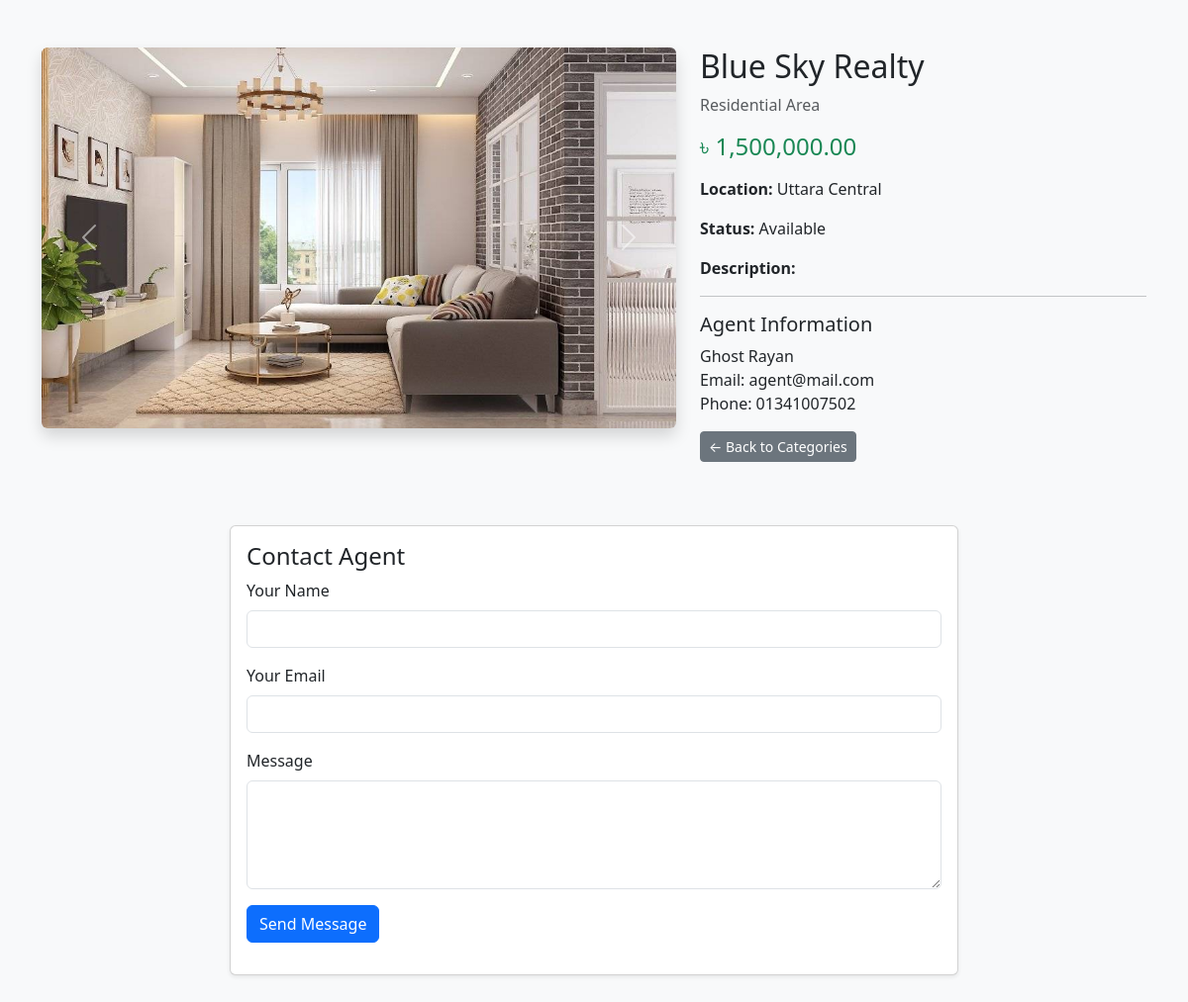
The app's page /property_detail.php?id=13 with its own data.
### tables this page shows
CREATE TABLE `property_photos` (
  `id` int(11) NOT NULL,
  `property_id` int(11) NOT NULL,
  `photo` varchar(255) NOT NULL,
  `created_at` timestamp NOT NULL DEFAULT current_timestamp()
);

CREATE TABLE `properties` (
  `id` int(11) NOT NULL,
  `category_id` int(11) DEFAULT NULL,
  `name` varchar(255) NOT NULL,
  `location` varchar(255) NOT NULL,
  `agent_id` int(11) DEFAULT NULL,
  `client_id` int(11) DEFAULT NULL,
  `price` decimal(12,2) NOT NULL,
  `photo` varchar(255) DEFAULT NULL,
  `status` enum('Available','Sold','Rented','Ongoing') DEFAULT 'Available',
  `description` text DEFAULT NULL,
  `created_at` timestamp NOT NULL DEFAULT current_timestamp()
);

CREATE TABLE `property_categories` (
  `id` int(11) NOT NULL,
  `name` varchar(150) NOT NULL,
  `description` text DEFAULT NULL,
  `photo` varchar(255) DEFAULT NULL,
  `created_at` timestamp NOT NULL DEFAULT current_timestamp()
);

CREATE TABLE `agents` (
  `id` int(11) NOT NULL,
  `name` varchar(255) NOT NULL,
  `email` varchar(255) NOT NULL,
  `phone` varchar(20) DEFAULT NULL,
  `photo` varchar(255) DEFAULT NULL,
  `trade_license` varchar(100) DEFAULT NULL,
  `document` varchar(255) DEFAULT NULL,
  `password` varchar(255) NOT NULL,
  `created_at` timestamp NOT NULL DEFAULT current_timestamp()
);

### property_detail.php (the view, shortened to what this page needs)
<?php
require_once __DIR__ . "/admin/partials/db.php";
$property_id = $_GET['id'] ?? null;
$stmt = $conn->prepare("
    SELECT p.*,
           c.name AS category_name,
           a.name AS agent_name,
           a.email AS agent_email,
           a.phone AS agent_phone
    FROM properties p
    LEFT JOIN property_categories c ON p.category_id = c.id
    LEFT JOIN agents a ON p.agent_id = a.id
    WHERE p.id = ? LIMIT 1
");
$stmt->execute([$property_id]);
$property = $stmt->fetch(PDO::FETCH_ASSOC);
$photosStmt = $conn->prepare("SELECT photo FROM property_photos WHERE property_id = ?");
$photosStmt->execute([$property_id]);
$photos = $photosStmt->fetchAll(PDO::FETCH_ASSOC);
?>
<!DOCTYPE html>
<html lang="en">
<head>
<link href="https://cdn.jsdelivr.net/npm/bootstrap@5.3.2/dist/css/bootstrap.min.css" rel="stylesheet">
</head>
<body class="bg-light">
<div class="container py-5">
    <div class="row">
        <div class="col-md-7">
            <?php if ($photos): ?>
                <div id="propertyCarousel" class="carousel slide shadow rounded" data-bs-ride="carousel">
                    <div class="carousel-inner">
                        <?php foreach ($photos as $index => $p): ?>
                            <div class="carousel-item <?= $index === 0 ? 'active' : '' ?>">
                                <img src="admin/uploads/<?= htmlspecialchars($p['photo']) ?>"
                                     class="d-block w-100 rounded" alt="Property Photo">
                            </div>
                        <?php endforeach; ?>
                    </div>
                    <button class="carousel-control-prev" type="button" data-bs-target="#propertyCarousel" data-bs-slide="prev">
                        <span class="carousel-control-prev-icon"></span>
                    </button>
                    <button class="carousel-control-next" type="button" data-bs-target="#propertyCarousel" data-bs-slide="next">
                        <span class="carousel-control-next-icon"></span>
                    </button>
                </div>
            <?php else: ?>
                <img src="https://via.placeholder.com/800x400?text=No+Image"
                     class="img-fluid rounded shadow" alt="No image">
            <?php endif; ?>
        </div>
        <div class="col-md-5">
            <h2><?= htmlspecialchars($property['name']) ?></h2>
            <p class="text-muted"><?= htmlspecialchars($property['category_name'] ?? "N/A") ?></p>
            <h4 class="text-success mb-3">৳ <?= number_format($property['price'], 2) ?></h4>
            <p><strong>Location:</strong> <?= htmlspecialchars($property['location']) ?></p>
            <p><strong>Status:</strong> <?= htmlspecialchars($property['status']) ?></p>
            <p><strong>Description:</strong><br><?= nl2br(htmlspecialchars($property['description'])) ?></p>
            <hr>
            <h5>Agent Information</h5>
            <p>
                <?= htmlspecialchars($property['agent_name'] ?? "N/A") ?><br>
                Email: <?= htmlspecialchars($property['agent_email'] ?? "N/A") ?><br>
                Phone: <?= htmlspecialchars($property['agent_phone'] ?? "N/A") ?>
            </p>
            <a href="categories.php" class="btn btn-secondary btn-sm mb-3">← Back to Categories</a>
        </div>
    </div>
    <div class="row mt-5">
        <div class="col-md-8 offset-md-2">
            <div class="card shadow-sm">
                <div class="card-body">
                    <h4>Contact Agent</h4>
                    <form id="contactForm">
                        <div class="mb-3">
                            <label class="form-label">Your Name</label>
                            <input type="text" name="name" class="form-control" required>
                        </div>
                        <div class="mb-3">
                            <label class="form-label">Your Email</label>
                            <input type="email" name="email" class="form-control" required>
                        </div>
                        <div class="mb-3">
                            <label class="form-label">Message</label>
                            <textarea name="message" rows="4" class="form-control" required></textarea>
                        </div>
                        <button type="submit" class="btn btn-primary">
                            <span id="btnText">Send Message</span>
                        </button>
                    </form>
                </div>
            </div>
        </div>
    </div>
</div>
</body>
</html>

### property_detail.php (style rules this page uses)
.carousel-item img { max-height: 400px; object-fit: cover; }

### records on screen
property_photos: photo (picture)
properties: name "Blue Sky Realty", category.name "Residential Area", price "1,500,000.00", location "Uttara Central", status "Available", agent.name "Ghost Rayan", agent.email "agent@mail.com", agent.phone "01341007502"
